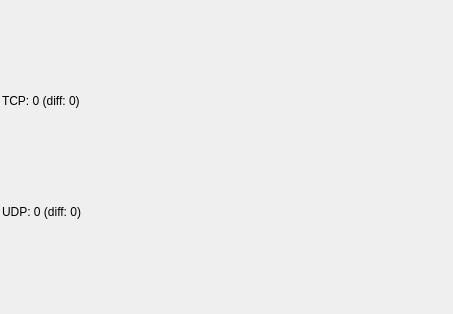
<?xml version="1.0" encoding="UTF-8"?>
<ui version="4.0">
 <class>SocketsGraphWidget</class>
 <widget class="QWidget" name="SocketsGraphWidget">
  <property name="geometry">
   <rect>
    <x>0</x>
    <y>0</y>
    <width>453</width>
    <height>314</height>
   </rect>
  </property>
  <property name="windowTitle">
   <string>Form</string>
  </property>
  <layout class="QGridLayout" name="gridLayout">
   <property name="leftMargin">
    <number>2</number>
   </property>
   <property name="topMargin">
    <number>2</number>
   </property>
   <property name="rightMargin">
    <number>2</number>
   </property>
   <property name="bottomMargin">
    <number>2</number>
   </property>
   <property name="spacing">
    <number>2</number>
   </property>
   <item row="0" column="0">
    <widget class="QLabel" name="labelTcp">
     <property name="maximumSize">
      <size>
       <width>16777215</width>
       <height>20</height>
      </size>
     </property>
     <property name="text">
      <string>TCP: 0 (diff: 0)</string>
     </property>
    </widget>
   </item>
   <item row="1" column="0">
    <widget class="QLabel" name="labelUdp">
     <property name="maximumSize">
      <size>
       <width>16777215</width>
       <height>20</height>
      </size>
     </property>
     <property name="text">
      <string>UDP: 0 (diff: 0)</string>
     </property>
    </widget>
   </item>
   <item row="2" column="0">
    <layout class="QVBoxLayout" name="verticalLayoutGraph"/>
   </item>
  </layout>
 </widget>
 <resources/>
 <connections/>
</ui>
